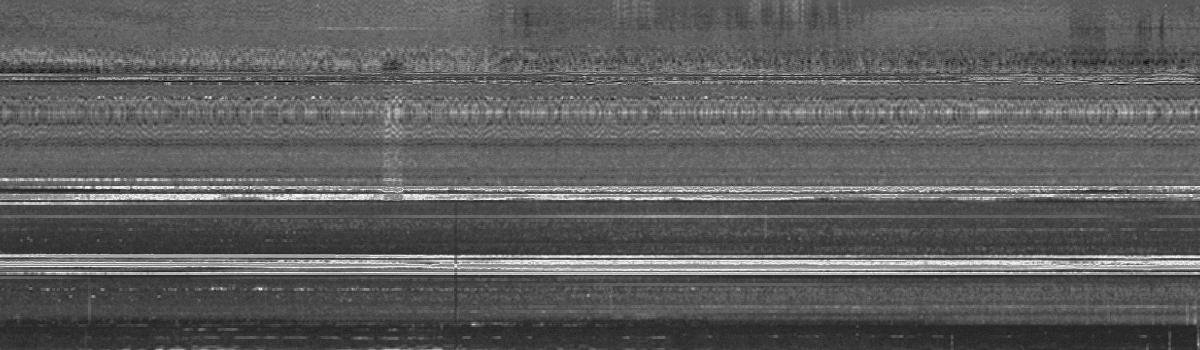
#> input picture preparation/picture/0/0.jpg, 1200 x 350 px; its folder holds 5 pictures in this run
$ python data_preparation.py
#> lines starting #> are read from the running program, lines starting #| are printed output that depends on the picture
# -*- coding: utf-8 -*-
"""
Created on Sat Jul 20 22:53:58 2019

@author: wangz
"""
import tensorflow as tf
import cv2
import numpy as np
import imageio
import os
import numpy
import random
from skimage import io,transform,color,data
from skimage import exposure
import pywt
import matplotlib.pyplot as plt
#定义一个函数将gif格式转化为矩阵形式
# [55 lines left out: functions readImg, _image_noise, image_whitening, normalization_image, channel_denoising_image, not called in this run]


def resize(image):
    image=cv2.resize(image,(1700,600),interpolation=cv2.INTER_CUBIC)
    return image

'''
灰度拉伸
定义：灰度拉伸，也称对比度拉伸，是一种简单的线性点运算。作用：扩展图像的
      直方图，使其充满整个灰度等级范围内
公式：
g(x,y) = 255 / (B - A) * [f(x,y) - A],
其中，A = min[f(x,y)],最小灰度级；B = max[f(x,y)],最大灰度级；
     f(x,y)为输入图像,g(x,y)为输出图像
缺点：如果灰度图像中最小值A=0，最大值B=255，则图像没有什么改变
'''
# [43 lines left out: functions grey_scale, gamma, convert_gray, wave, not called in this run]

str='preparation\\1\\0\\*.jpg' #原始0型数据所在的文件夹
coll = io.ImageCollection(str,load_func=convert_gray)
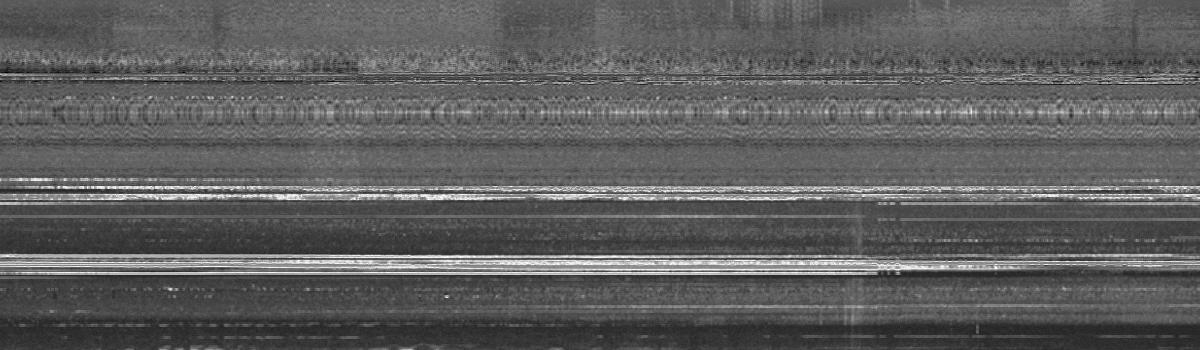
#> input picture preparation/picture/0/1.jpg, 1200 x 350 px
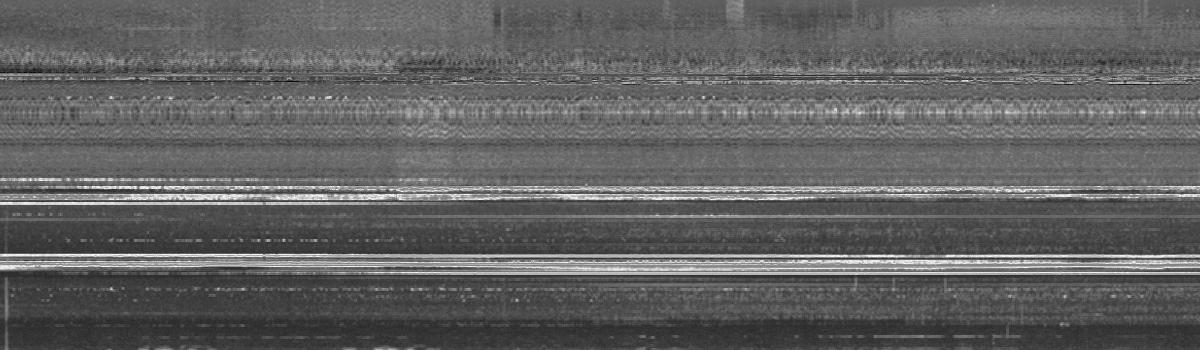
#> input picture preparation/picture/0/10.jpg, 1200 x 350 px
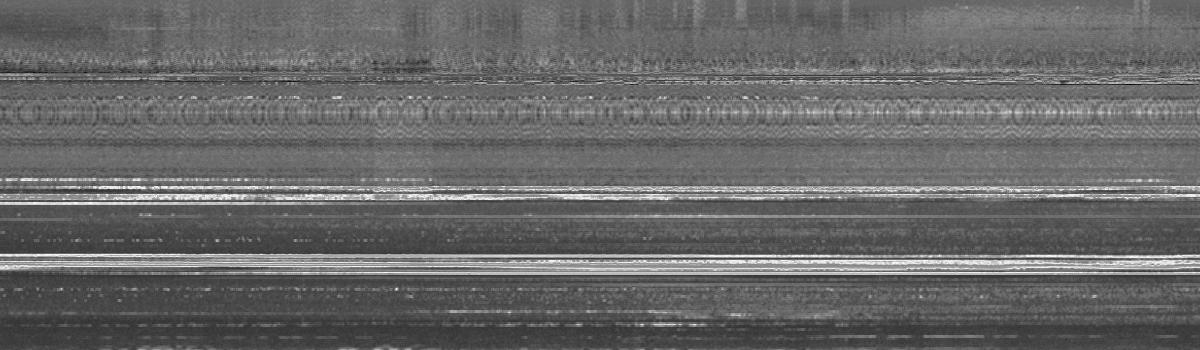
#> input picture preparation/picture/0/11.jpg, 1200 x 350 px
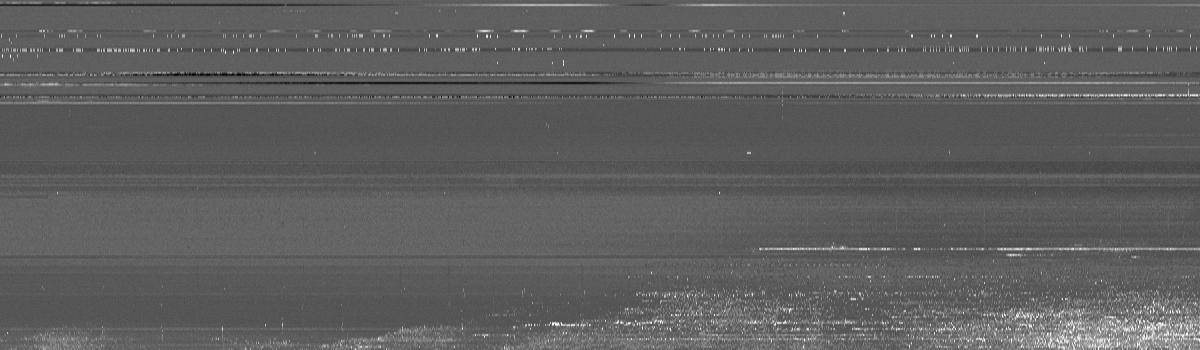
#> input picture preparation/picture/0/73.jpg, 1200 x 350 px
#> coll = 5 items
for i in range(len(coll)):
    io.imsave('preparation\\19_1\\0\\'+np.str(i)+'.jpg',coll[i])  #循环保存图片,新数据所在的路径
#> this loop made 5 passes

str='preparation\\1\\1\\*.jpg'
coll = io.ImageCollection(str,load_func=convert_gray)
#> coll = []
for i in range(len(coll)):
    io.imsave('preparation\\19_1\\1\\'+np.str(i)+'.jpg',coll[i])  #循环保存图片
#> this loop made 0 passes

str='preparation\\1\\3\\*.jpg'
coll = io.ImageCollection(str,load_func=convert_gray)
for i in range(len(coll)):
    io.imsave('preparation\\19_1\\3\\'+np.str(i)+'.jpg',coll[i])  #循环保存图片


####################        进一步实现  ####################


# [21 lines left out: functions resize1, convert_gray_1, not called in this run]


str='preparation\\19_1\\0\\*.jpg' #所要处理的原始图像文件夹地址
coll = io.ImageCollection(str,load_func=convert_gray_1)
#> coll = 5 items
for i in range(len(coll)):
    io.imsave('preparation\\19_2\\0\\'+np.str(i)+'.jpg',coll[i])  #循环保存图片所在文件夹

str='preparation\\19_1\\1\\*.jpg'
coll = io.ImageCollection(str,load_func=convert_gray_1)
#> coll = []
for i in range(len(coll)):
    io.imsave('preparation\\19_2\\1\\'+np.str(i)+'.jpg',coll[i])  #循环保存图片

str='preparation\\19_1\\3\\*.jpg'
coll = io.ImageCollection(str,load_func=convert_gray_1)
for i in range(len(coll)):
    io.imsave('preparation\\19_2\\3\\'+np.str(i)+'.jpg',coll[i])  #循环保存图片

####################            ####################

# [14 lines left out: function convert_gray_3, not called in this run]

str='preparation\\19_1\\3\\*.jpg'
coll = io.ImageCollection(str,load_func=convert_gray_3)
for i in range(len(coll)):
    io.imsave('preparation\\20_1\\3\\'+np.str(i)+'.jpg',coll[i])  #循环保存图片


def resize2(image):
    image=cv2.resize(image,(450,150),interpolation=cv2.INTER_CUBIC)
    return image
# [4 lines left out: function convert, not called in this run]

str='preparation\\19_1\\0\\*.jpg'
coll = io.ImageCollection(str,load_func=convert)
#> coll = 5 items
for i in range(len(coll)):
    io.imsave('preparation\\picture\\0\\'+np.str(i)+'.jpg',coll[i])  #循环保存图片

str='preparation\\19_1\\1\\*.jpg'
coll = io.ImageCollection(str,load_func=convert)
#> coll = []
for i in range(len(coll)):
    io.imsave('preparation\\picture\\1\\'+np.str(i)+'.jpg',coll[i])  #循环保存图片

str='preparation\\19_1\\3\\*.jpg'
coll = io.ImageCollection(str,load_func=convert)
for i in range(len(coll)):
    io.imsave('preparation\\picture\\3\\'+np.str(i)+'.jpg',coll[i])  #循环保存图片
